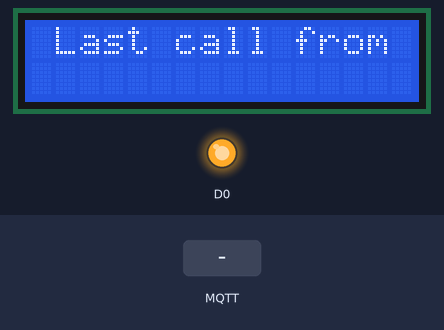
Recording of a sketch running on a simulated ESP8266 (NodeMCU). Parts: 16×2 character LCD, output pins drawn as LEDs (lit = HIGH). The inputs (shaded band) are chosen by the test bench. WiFi joins after 1.5 s; servers stay silent unless stated; random numbers use the default seed unless the sketch sets one; no MQTT or app messages arrive unless stated; what the sketch prints to the serial monitor is not drawn.

Above: at 2.9 s.
3.0 s: MQTT message "callbell" arrives on the first subscribed topic
At 4.4 s:
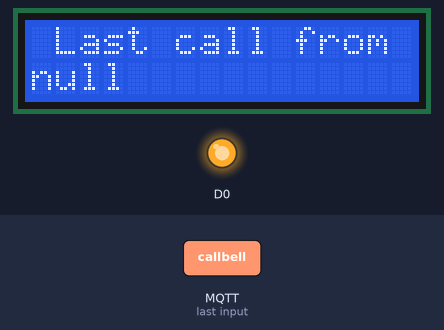
5.0 s: MQTT message "1" arrives on the first subscribed topic
At 5.9 s:
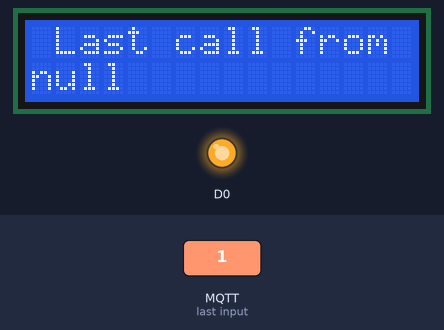
6.5 s: MQTT message "on" arrives on the first subscribed topic
At 7.3 s:
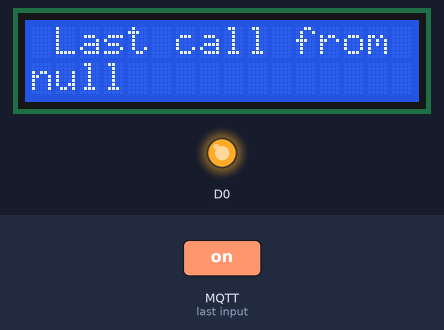
Timing chart, 0 to 9.5 s (numbered marks = the images above; inputs shaded):
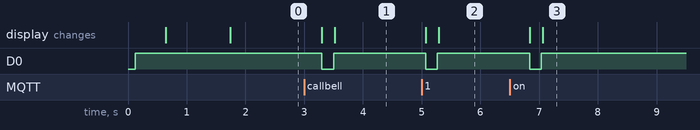

Measured:
- after the input at 3.0 s, D0: HIGH → LOW after 0.30 s, → HIGH 0.20 s later; the display: first changes after 0.30 s (image 1 shows a later state)
- after the input at 5.0 s, D0: HIGH → LOW after 0.07 s, → HIGH 0.20 s later; the display: first changes after 0.07 s (image 2 shows a later state)
- after the input at 6.5 s, D0: HIGH → LOW after 0.34 s, → HIGH 0.20 s later; the display: first changes after 0.34 s (image 3 shows a later state)

The sketch:

buntybell.ino
```cpp
#include <ESP8266WiFi.h>
#include <EEPROM.h>
#include <WiFiClient.h>
#include <PubSubClient.h>
#include <Wire.h>
#include <LiquidCrystal_I2C.h>
#include <ArduinoJson.h>


// Set these to run example.

// You should get Auth Token in the Blynk App.
// Go to the Project Settings (nut icon).
//char auth[] = "2f61d44d154c4e4ba56f50c3e1a05a92";

// Your WiFi credentials.
// Set password to "" for open networks.
char ssid[] = "SmartBell";
char pass[] = "1234567890";

const char* mqttServer = "m15.cloudmqtt.com";
const int mqttPort =14616;
const char* mqttUser = "hefekvox";
const char* mqttPassword = "mSKLQCwN_6Xm";

bool restartvalue = true;


WiFiClient espClient;
PubSubClient client(espClient);
LiquidCrystal_I2C lcd(0x3F, 16, 2);

void setup()
{
  Serial.begin(9600);
  Wire.begin(D2,D1);
  lcd.begin(16,2);
  lcd.init();   // initializing the LCD
  lcd.backlight();

  pinMode(D0, OUTPUT);
  digitalWrite(D0, HIGH);
  WiFi.softAPdisconnect(true);
  WiFi.enableAP(false);
  WiFi.begin(ssid, pass);
  while (WiFi.status() != WL_CONNECTED) {
    delay(500);
    Serial.println("Connecting to WiFi..");
    lcd.setCursor(1, 0);
    lcd.print("Connecting");
  }


  Serial.println("Connected to the WiFi network");
  client.setServer(mqttServer, mqttPort);
  client.setCallback(callback);


  while (!client.connected()) {
    Serial.println("Connecting to MQTT...");
    String clientId = "ESP8146228067";
    clientId += String(random(0xffff),HEX);
    //clientId.c_str()
    if(client.connect(clientId.c_str() , mqttUser, mqttPassword ))
    {
     Serial.println("connected");
     lcd.clear();
     lcd.setCursor(1, 0);
     lcd.print("Connected");
//     client.publish("abc","GAUTAM");
    }else{
      Serial.print("failed state ");

      Serial.print(client.state());
      delay(2000);
    }
}

  lcd.clear();
  client.subscribe("callbell");
  Serial.println(client.subscribe("callbell"));

}


void callback(char* topic, byte* payload, unsigned int length)
{

  Serial.begin(9600);
    Serial.print("Messageved in topic: ");
  Serial.println(topic);
  char a[length];
  StaticJsonBuffer<2000> jsonBuffer;

  Serial.print("Message");
   for (int i = 0; i < length; i++) {
    Serial.print((char)payload[i]);
    a[i] = payload[i];
  }
  String mystring(topic);
   a[length]= '\0';

  Serial.println("callback");

  if(mystring == "callbell")
  {
    JsonObject& object = jsonBuffer.parseObject(a);
      lcd.clear();
       String Sname = object["name"];
       Serial.println("name aya");
       Serial.println(Sname);
      digitalWrite(D0,LOW);
      delay(200);
      digitalWrite(D0,HIGH);

      lcd.setCursor(0, 1);
      lcd.print(Sname);
//      lcd.print("gautam");
  }

}

void reconnect() {
  // Loop until we're reconnected
  while (!client.connected()) {
    Serial.print("Attempting MQTT connection...");
    // Create a random client ID
    lcd.clear();
    lcd.setCursor(1, 0);
    lcd.print("connecting");
     String clientId = "ESP8146228067";
    clientId += String(random(0xffff),HEX);
    //clientId.c_str()
    // Attempt to connect
    if (client.connect(clientId.c_str(), mqttUser, mqttPassword)) {
      Serial.println("connected");
      lcd.clear();
      client.subscribe("callbell");
    } else {
      Serial.print("failed, rc=");
      Serial.print(client.state());
      Serial.println(" try again in 5 seconds");
      // Wait 5 seconds before retrying
      delay(5000);
    }
  }
}


void loop()
{

    if(WiFi.status() !=  WL_CONNECTED  ){
      Serial.println("wifi not connected");
      if(restartvalue == true){
        restartvalue == false;
        lcd.clear();
        lcd.setCursor(1, 0);
        lcd.print("esp restart ");
        Serial.println("esp restart");
        ESP.restart();
      }


    } else {
      if (!client.connected()) {
          reconnect();
        }
        restartvalue = true;
        Serial.println("wifi connected");
        client.loop();
        client.subscribe("callbell");
        lcd.setCursor(1, 0);
        lcd.print("Last call from ");
        client.publish("bellstatus" ,"true");
        delay(500);
    }
}
```
